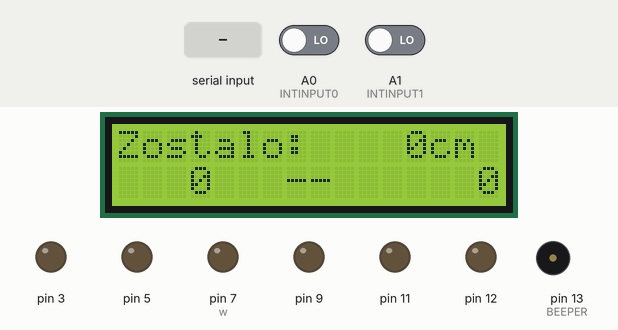
Simulated run of this sketch. Board: Arduino Uno, built with avr-gcc and run on an emulated ATmega328P. Parts: 16×2 character LCD, output pins drawn as LEDs (lit = HIGH), buzzer (waves = sounding, pin HIGH). The test bench sets the inputs (shaded band); at power-on: A0 (INTINPUT0) LOW, A1 (INTINPUT1) LOW. What the sketch prints to the serial monitor is not drawn.

Above: at 1.3 s.
1.4 s: byte 102 ('f') received over Serial
At 1.66 s:
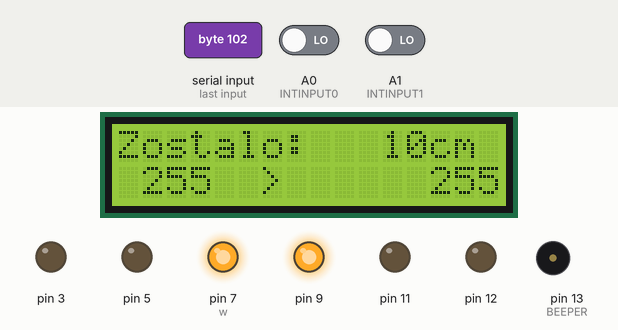
3.4 s: A0 (INTINPUT0) driven HIGH
At 3.56 s:
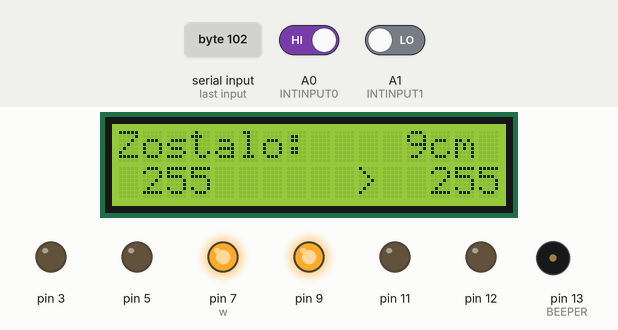
Timing chart, 0 to 6.4 s (numbered marks = the images above; inputs shaded):
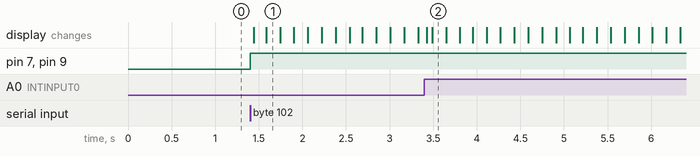

The sketch:

a.ino
```cpp
#include <LiquidCrystal_I2C.h>
#include "Wheels.h"
#include "TimerOne.h"
#include "PinChangeInterrupt.h"

#define BEEPER 13

// Piny enkoderów
#define INTINPUT0 A0   // prawy enkoder
#define INTINPUT1 A1   // lewy enkoder

// LCD
LiquidCrystal_I2C lcd(0x3f, 16, 2);

Wheels w;
volatile char cmd;

// Liczniki impulsów z enkoderów
volatile int cnt0 = 0;
volatile int cnt1 = 0;

// =====================================================
// BEEPER
// =====================================================

void doBeep() {
  digitalWrite(BEEPER, digitalRead(BEEPER) ^ 1);
}

void startBeep(long period) {
  Timer1.detachInterrupt();
  Timer1.attachInterrupt(doBeep, period);
}

void stopBeep() {
  Timer1.detachInterrupt();
  digitalWrite(BEEPER, LOW);
}

// =====================================================
// ENKODERY
// =====================================================

void increment() {
  if (digitalRead(INTINPUT0))
    cnt0++;

  if (digitalRead(INTINPUT1))
    cnt1++;
}

// =====================================================
// LCD
// =====================================================

void aktualizujLCD(int pozostalo, int mocL, int mocP) {
  // Linia 1
  lcd.setCursor(0, 0);
  lcd.print("Zostalo: ");

  char buf[9];
  sprintf(buf, "%4dcm ", pozostalo);
  lcd.print(buf);

  // Linia 2
  lcd.setCursor(0, 1);

  // Lewy silnik
  char bufLewy[5];
  sprintf(bufLewy, "%4d", mocL);
  lcd.print(bufLewy);

  // Animacja
  int sredniaMoc = (mocL + mocP) / 2;
  static int pozycjaAnimacji = 4;
  static unsigned long ostatniCzasAnimacji = 0;

  if (millis() - ostatniCzasAnimacji > 150) {
    if (sredniaMoc > 0) {
      pozycjaAnimacji++;
      if (pozycjaAnimacji > 11) pozycjaAnimacji = 4;
    } else if (sredniaMoc < 0) {
      pozycjaAnimacji--;
      if (pozycjaAnimacji < 4) pozycjaAnimacji = 11;
    }
    ostatniCzasAnimacji = millis();
  }

  for (int i = 4; i <= 11; i++) {
    lcd.setCursor(i, 1);

    if (sredniaMoc == 0) {
      lcd.print((i == 7 || i == 8) ? '-' : ' ');
    } else if (i == pozycjaAnimacji) {
      lcd.print(sredniaMoc > 0 ? '>' : '<');
    } else {
      lcd.print(' ');
    }
  }

  // Prawy silnik
  char bufPrawy[5];
  sprintf(bufPrawy, "%4d", mocP);
  lcd.setCursor(12, 1);
  lcd.print(bufPrawy);
}

// =====================================================
// SETUP
// =====================================================

void setup() {
  lcd.init();
  lcd.backlight();
  aktualizujLCD(0, 0, 0);

  // Piny silników
  w.attach(7, 12, 3, 9, 11, 5);

  // BEEPER
  pinMode(BEEPER, OUTPUT);
  Timer1.initialize();
  stopBeep();

  // Enkodery
  pinMode(INTINPUT0, INPUT);
  pinMode(INTINPUT1, INPUT);

  attachPCINT(digitalPinToPCINT(INTINPUT0), increment, CHANGE);
  attachPCINT(digitalPinToPCINT(INTINPUT1), increment, CHANGE);

  // Serial
  Serial.begin(9600);
  Serial.println("w - forward");
  Serial.println("x - back");
  Serial.println("s - stop");
  Serial.println("f - goForward(10 cm)");
  Serial.println("b - goBack(10 cm)");
}

// =====================================================
// LOOP
// =====================================================

void loop() {
  while (Serial.available()) {
    cmd = Serial.read();

    switch (cmd) {
      case 'w': w.forward(); break;
      case 'x': w.back(); break;
      case 'a': w.forwardLeft(); break;
      case 'd': w.forwardRight(); break;
      case 'z': w.backLeft(); break;
      case 'c': w.backRight(); break;

      case 's':
        w.stop();
        aktualizujLCD(0, 0, 0);
        break;

      case '1': w.setSpeedLeft(75); break;
      case '2': w.setSpeedLeft(200); break;
      case '9': w.setSpeedRight(75); break;
      case '0': w.setSpeedRight(200); break;
      case '5': w.setSpeed(100); break;

      case 'f': w.goForward(10); break;
      case 'b': w.goBack(10); break;
    }
  }
}
```

Wheels.cpp
```cpp
#include <Arduino.h>
#include "Wheels.h"

#define SET_MOVEMENT(side,f,b) digitalWrite(side[0], f); \
                               digitalWrite(side[1], b)

// Liczba impulsów enkodera przypadająca na 1 cm.
// Ustal eksperymentalnie.
#define PULSES_PER_CM 5.0

// Funkcje i zmienne z pliku .ino
extern void aktualizujLCD(int pozostalo, int mocL, int mocP);
extern void startBeep(long period);
extern void stopBeep();

extern volatile int cnt0;   // prawy enkoder
extern volatile int cnt1;   // lewy enkoder

Wheels::Wheels()
{ }

void Wheels::attachRight(int pF, int pB, int pS)
{
    pinMode(pF, OUTPUT);
    pinMode(pB, OUTPUT);
    pinMode(pS, OUTPUT);

    pinsRight[0] = pF;
    pinsRight[1] = pB;
    pinsRight[2] = pS;
}

void Wheels::attachLeft(int pF, int pB, int pS)
{
    pinMode(pF, OUTPUT);
    pinMode(pB, OUTPUT);
    pinMode(pS, OUTPUT);

    pinsLeft[0] = pF;
    pinsLeft[1] = pB;
    pinsLeft[2] = pS;
}

void Wheels::setSpeedRight(uint8_t s)
{
    analogWrite(pinsRight[2], s);
}

void Wheels::setSpeedLeft(uint8_t s)
{
    analogWrite(pinsLeft[2], s);
}

void Wheels::setSpeed(uint8_t s)
{
    setSpeedLeft(s);
    setSpeedRight(s);
}

void Wheels::attach(int pRF, int pRB, int pRS,
                    int pLF, int pLB, int pLS)
{
    attachRight(pRF, pRB, pRS);
    attachLeft(pLF, pLB, pLS);
}

void Wheels::forwardLeft()
{
    SET_MOVEMENT(pinsLeft, HIGH, LOW);
}

void Wheels::forwardRight()
{
    SET_MOVEMENT(pinsRight, HIGH, LOW);
}

void Wheels::backLeft()
{
    SET_MOVEMENT(pinsLeft, LOW, HIGH);
}

void Wheels::backRight()
{
    SET_MOVEMENT(pinsRight, LOW, HIGH);
}

void Wheels::forward()
{
    forwardLeft();
    forwardRight();
}

void Wheels::back()
{
    // "bip-bip" podczas cofania
    long period = map(100, 0, 255, 800000, 200000);
    startBeep(period);

    backLeft();
    backRight();
}

void Wheels::stopLeft()
{
    SET_MOVEMENT(pinsLeft, LOW, LOW);
}

void Wheels::stopRight()
{
    SET_MOVEMENT(pinsRight, LOW, LOW);
}

void Wheels::stop()
{
    stopLeft();
    stopRight();
    stopBeep();
}

void Wheels::goForward(int cm)
{
    long target = cm * PULSES_PER_CM;

    // Zerowanie liczników
    cnt0 = 0;
    cnt1 = 0;

    forward();

    while (((cnt0 + cnt1) / 2.0) < target) {
        float pulsesDone = (cnt0 + cnt1) / 2.0;
        int pozostalo = (target - pulsesDone) / PULSES_PER_CM;
        if (pozostalo < 0) pozostalo = 0;

        aktualizujLCD(pozostalo, 255, 255);
    }

    stop();
    aktualizujLCD(0, 0, 0);
}

void Wheels::goBack(int cm)
{
    long target = cm * PULSES_PER_CM;

    // Zerowanie liczników
    cnt0 = 0;
    cnt1 = 0;

    back();

    while (((cnt0 + cnt1) / 2.0) < target) {
        float pulsesDone = (cnt0 + cnt1) / 2.0;
        int pozostalo = (target - pulsesDone) / PULSES_PER_CM;
        if (pozostalo < 0) pozostalo = 0;

        aktualizujLCD(pozostalo, -255, -255);
    }

    stop();
    aktualizujLCD(0, 0, 0);
}
```

Wheels.h
```cpp
#ifndef Wheels_h
#define Wheels_h

#include <Arduino.h>

class Wheels {
  public:
    Wheels();

    void attachRight(int pinForward, int pinBack, int pinSpeed);
    void attachLeft(int pinForward, int pinBack, int pinSpeed);
    void attach(int pinRightForward, int pinRightBack, int pinRightSpeed,
                int pinLeftForward, int pinLeftBack, int pinLeftSpeed);

    // Ruch
    void forward();
    void forwardLeft();
    void forwardRight();
    void back();
    void backLeft();
    void backRight();
    void stop();
    void stopLeft();
    void stopRight();

    // Prędkość
    void setSpeed(uint8_t s);
    void setSpeedRight(uint8_t s);
    void setSpeedLeft(uint8_t s);

    // Jazda o zadaną odległość
    void goForward(int cm);
    void goBack(int cm);

  private:
    int pinsRight[3];
    int pinsLeft[3];
};

#endif
```

Measured:
- after the input at 1.4 s, pin 7 (w), pin 9: LOW → HIGH at once; the display: first changes at once (image 1 shows a later state)
